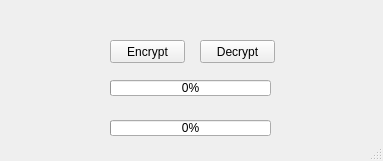
<?xml version="1.0" encoding="UTF-8"?>
<ui version="4.0">
 <class>Encrypt</class>
 <widget class="QMainWindow" name="Encrypt">
  <property name="enabled">
   <bool>true</bool>
  </property>
  <property name="geometry">
   <rect>
    <x>0</x>
    <y>0</y>
    <width>383</width>
    <height>161</height>
   </rect>
  </property>
  <property name="sizePolicy">
   <sizepolicy hsizetype="Fixed" vsizetype="Fixed">
    <horstretch>0</horstretch>
    <verstretch>0</verstretch>
   </sizepolicy>
  </property>
  <property name="windowTitle">
   <string>Encrypt</string>
  </property>
  <property name="windowIcon">
   <iconset resource="Resoucer.qrc">
    <normaloff>:/new/prefix1/FileLock_512.png</normaloff>:/new/prefix1/FileLock_512.png</iconset>
  </property>
  <property name="windowOpacity">
   <double>0.900000000000000</double>
  </property>
  <property name="autoFillBackground">
   <bool>false</bool>
  </property>
  <property name="documentMode">
   <bool>true</bool>
  </property>
  <widget class="QWidget" name="centralWidget">
   <widget class="QPushButton" name="pushButton">
    <property name="geometry">
     <rect>
      <x>110</x>
      <y>40</y>
      <width>75</width>
      <height>23</height>
     </rect>
    </property>
    <property name="text">
     <string>Encrypt</string>
    </property>
   </widget>
   <widget class="QPushButton" name="pushButton_2">
    <property name="geometry">
     <rect>
      <x>200</x>
      <y>40</y>
      <width>75</width>
      <height>23</height>
     </rect>
    </property>
    <property name="text">
     <string>Decrypt</string>
    </property>
   </widget>
   <widget class="QProgressBar" name="progressBar">
    <property name="geometry">
     <rect>
      <x>110</x>
      <y>80</y>
      <width>161</width>
      <height>16</height>
     </rect>
    </property>
    <property name="value">
     <number>0</number>
    </property>
    <property name="alignment">
     <set>Qt::AlignCenter</set>
    </property>
   </widget>
   <widget class="QLabel" name="label">
    <property name="geometry">
     <rect>
      <x>10</x>
      <y>10</y>
      <width>81</width>
      <height>151</height>
     </rect>
    </property>
    <property name="text">
     <string/>
    </property>
    <property name="pixmap">
     <pixmap resource="Resoucer.qrc">:/new/prefix1/JesusHolding.jpg</pixmap>
    </property>
    <property name="scaledContents">
     <bool>true</bool>
    </property>
   </widget>
   <widget class="QLabel" name="label_2">
    <property name="geometry">
     <rect>
      <x>290</x>
      <y>10</y>
      <width>81</width>
      <height>161</height>
     </rect>
    </property>
    <property name="text">
     <string/>
    </property>
    <property name="pixmap">
     <pixmap resource="Resoucer.qrc">:/new/prefix1/MARY_CHILD2.jpg</pixmap>
    </property>
    <property name="scaledContents">
     <bool>true</bool>
    </property>
   </widget>
   <widget class="QProgressBar" name="progressBar_2">
    <property name="geometry">
     <rect>
      <x>110</x>
      <y>120</y>
      <width>161</width>
      <height>16</height>
     </rect>
    </property>
    <property name="value">
     <number>0</number>
    </property>
    <property name="alignment">
     <set>Qt::AlignCenter</set>
    </property>
   </widget>
  </widget>
  <widget class="QStatusBar" name="statusBar"/>
 </widget>
 <layoutdefault spacing="6" margin="11"/>
 <resources>
  <include location="Resoucer.qrc"/>
 </resources>
 <connections/>
</ui>
